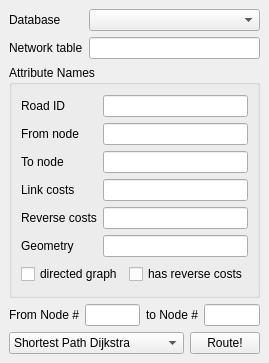
<?xml version="1.0" encoding="UTF-8"?>
<ui version="4.0">
 <class>PostgisQuery</class>
 <widget class="QDockWidget" name="PostgisQuery">
  <property name="geometry">
   <rect>
    <x>0</x>
    <y>0</y>
    <width>250</width>
    <height>363</height>
   </rect>
  </property>
  <property name="windowTitle">
   <string>pgRouting Layer</string>
  </property>
  <widget class="QWidget" name="dockWidgetContents">
   <layout class="QVBoxLayout" name="verticalLayout">
    <item>
     <layout class="QGridLayout" name="gridLayout_3">
      <item row="1" column="0">
       <widget class="QLabel" name="label">
        <property name="locale">
         <locale language="English" country="UnitedStates"/>
        </property>
        <property name="text">
         <string>Database</string>
        </property>
       </widget>
      </item>
      <item row="1" column="1">
       <widget class="QComboBox" name="comboConnections">
        <property name="sizePolicy">
         <sizepolicy hsizetype="Minimum" vsizetype="Fixed">
          <horstretch>0</horstretch>
          <verstretch>0</verstretch>
         </sizepolicy>
        </property>
        <property name="locale">
         <locale language="English" country="UnitedStates"/>
        </property>
       </widget>
      </item>
      <item row="2" column="0">
       <widget class="QLabel" name="label_2">
        <property name="locale">
         <locale language="English" country="UnitedStates"/>
        </property>
        <property name="text">
         <string>Network table</string>
        </property>
       </widget>
      </item>
      <item row="2" column="1">
       <widget class="QLineEdit" name="lineEditTable">
        <property name="locale">
         <locale language="English" country="UnitedStates"/>
        </property>
       </widget>
      </item>
     </layout>
    </item>
    <item>
     <widget class="QGroupBox" name="groupBox">
      <property name="locale">
       <locale language="English" country="UnitedStates"/>
      </property>
      <property name="title">
       <string>Attribute Names</string>
      </property>
      <layout class="QVBoxLayout" name="verticalLayout_2">
       <item>
        <layout class="QGridLayout" name="gridLayout">
         <item row="0" column="0">
          <widget class="QLabel" name="label_3">
           <property name="locale">
            <locale language="English" country="UnitedStates"/>
           </property>
           <property name="text">
            <string>Road ID</string>
           </property>
          </widget>
         </item>
         <item row="0" column="1">
          <widget class="QLineEdit" name="lineEditRoadId">
           <property name="locale">
            <locale language="English" country="UnitedStates"/>
           </property>
          </widget>
         </item>
         <item row="1" column="0">
          <widget class="QLabel" name="label_4">
           <property name="locale">
            <locale language="English" country="UnitedStates"/>
           </property>
           <property name="text">
            <string>From node</string>
           </property>
          </widget>
         </item>
         <item row="1" column="1">
          <widget class="QLineEdit" name="lineEditFromNode">
           <property name="locale">
            <locale language="English" country="UnitedStates"/>
           </property>
          </widget>
         </item>
         <item row="2" column="0">
          <widget class="QLabel" name="label_5">
           <property name="locale">
            <locale language="English" country="UnitedStates"/>
           </property>
           <property name="text">
            <string>To node</string>
           </property>
          </widget>
         </item>
         <item row="2" column="1">
          <widget class="QLineEdit" name="lineEditToNode">
           <property name="locale">
            <locale language="English" country="UnitedStates"/>
           </property>
          </widget>
         </item>
         <item row="3" column="0">
          <widget class="QLabel" name="label_6">
           <property name="locale">
            <locale language="English" country="UnitedStates"/>
           </property>
           <property name="text">
            <string>Link costs</string>
           </property>
          </widget>
         </item>
         <item row="3" column="1">
          <widget class="QLineEdit" name="lineEditCost">
           <property name="locale">
            <locale language="English" country="UnitedStates"/>
           </property>
          </widget>
         </item>
         <item row="5" column="0">
          <widget class="QLabel" name="label_7">
           <property name="locale">
            <locale language="English" country="UnitedStates"/>
           </property>
           <property name="text">
            <string>Geometry</string>
           </property>
          </widget>
         </item>
         <item row="5" column="1">
          <widget class="QLineEdit" name="lineEditGeometry"/>
         </item>
         <item row="4" column="1">
          <widget class="QLineEdit" name="lineEditReverseCost"/>
         </item>
         <item row="4" column="0">
          <widget class="QLabel" name="label_10">
           <property name="text">
            <string>Reverse costs</string>
           </property>
          </widget>
         </item>
        </layout>
       </item>
       <item>
        <layout class="QHBoxLayout" name="horizontalLayout_3">
         <item>
          <widget class="QCheckBox" name="checkBoxDirected">
           <property name="text">
            <string>directed graph</string>
           </property>
          </widget>
         </item>
         <item>
          <widget class="QCheckBox" name="checkBoxReverse">
           <property name="text">
            <string>has reverse costs</string>
           </property>
          </widget>
         </item>
        </layout>
       </item>
      </layout>
     </widget>
    </item>
    <item>
     <layout class="QHBoxLayout" name="horizontalLayout">
      <item>
       <widget class="QLabel" name="label_8">
        <property name="locale">
         <locale language="English" country="UnitedStates"/>
        </property>
        <property name="text">
         <string>From Node #</string>
        </property>
       </widget>
      </item>
      <item>
       <widget class="QLineEdit" name="lineEditFromNodeId">
        <property name="locale">
         <locale language="English" country="UnitedStates"/>
        </property>
       </widget>
      </item>
      <item>
       <widget class="QLabel" name="label_9">
        <property name="locale">
         <locale language="English" country="UnitedStates"/>
        </property>
        <property name="text">
         <string>to Node #</string>
        </property>
       </widget>
      </item>
      <item>
       <widget class="QLineEdit" name="lineEditToNodeId">
        <property name="locale">
         <locale language="English" country="UnitedStates"/>
        </property>
       </widget>
      </item>
     </layout>
    </item>
    <item>
     <layout class="QHBoxLayout" name="horizontalLayout_2">
      <item>
       <widget class="QComboBox" name="comboBoxRoutingMethod">
        <item>
         <property name="text">
          <string>Shortest Path Dijkstra</string>
         </property>
        </item>
       </widget>
      </item>
      <item>
       <widget class="QPushButton" name="buttonRun">
        <property name="maximumSize">
         <size>
          <width>70</width>
          <height>16777215</height>
         </size>
        </property>
        <property name="locale">
         <locale language="English" country="UnitedStates"/>
        </property>
        <property name="text">
         <string>Route!</string>
        </property>
        <property name="flat">
         <bool>false</bool>
        </property>
       </widget>
      </item>
     </layout>
    </item>
   </layout>
  </widget>
 </widget>
 <resources/>
 <connections/>
</ui>
